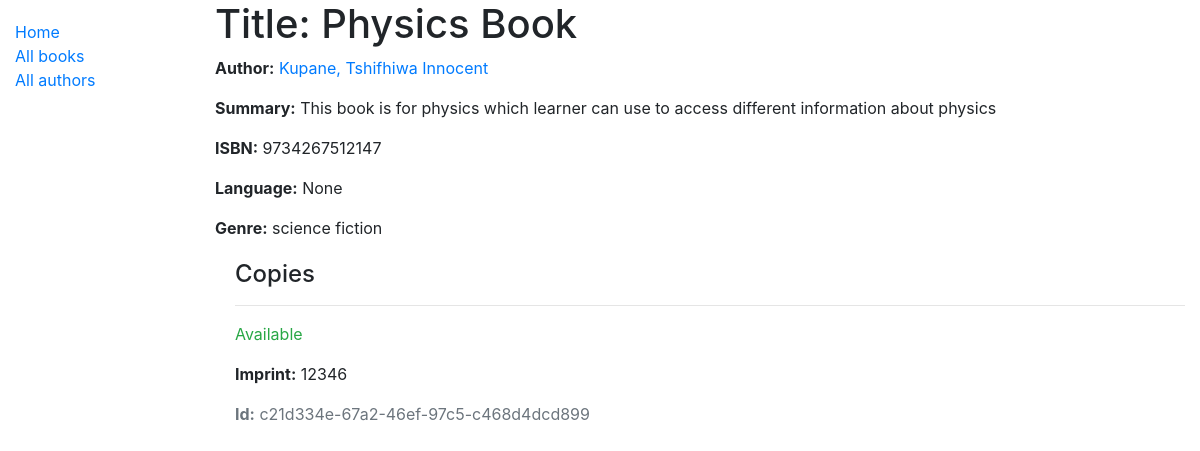
/catalog/book/1, run on the app's committed database.
### catalog/models.py (models this page shows, shortened)
class Book(models.Model):
    title = models.CharField(max_length=200)
    author = models.ForeignKey('Author', on_delete=models.SET_NULL, null=True)
    summary = models.TextField(max_length=1000, help_text="Enter a brief description of the book")
    isbn = models.CharField('ISBN', max_length=13,
                            unique=True,
                            help_text='13 Character <a href="https://www.isbn-international.org/content/what-isbn'
                                      '">ISBN number</a>')
    genre = models.ManyToManyField(Genre, help_text="Select a genre for this book")
    language = models.ForeignKey('Language', on_delete=models.SET_NULL, null=True)
    class Meta:
        ordering = ['title', 'author']
    def display_genre(self):
        """Creates a string for the Genre. This is required to display genre in Admin."""
        return ', '.join([genre.name for genre in self.genre.all()[:3]])
    display_genre.short_description = 'Genre'

class Author(models.Model):
    first_name = models.CharField(max_length=100)
    last_name = models.CharField(max_length=100)
    date_of_birth = models.DateField(null=True, blank=True)
    date_of_death = models.DateField('died', null=True, blank=True)
    class Meta:
        ordering = ['last_name', 'first_name']
    def get_absolute_url(self):
        return reverse('author-detail', args=[str(self.id)])
    def __str__(self):
        return '{0}, {1}'.format(self.last_name, self.first_name)

class Genre(models.Model):
    name = models.CharField(
        max_length=200,
        help_text="Enter a book genre (e.g. Science Fiction, French Poetry etc.)"
        )
    def __str__(self):
        return self.name

class BookInstance(models.Model):
    id = models.UUIDField(primary_key=True, default=uuid.uuid4,
                          help_text="Unique ID for this particular book across whole library")
    book = models.ForeignKey('Book', on_delete=models.RESTRICT, null=True)
    imprint = models.CharField(max_length=200)
    due_back = models.DateField(null=True, blank=True)
    borrower = models.ForeignKey(User, on_delete=models.SET_NULL, null=True, blank=True)
    LOAN_STATUS = (
        ('d', 'Maintenance'),
        ('o', 'On loan'),
        ('a', 'Available'),
        ('r', 'Reserved'),
    )
    status = models.CharField(
        max_length=1,
        choices=LOAN_STATUS,
        blank=True,
        default='d',
        help_text='Book availability')
    class Meta:
        ordering = ['due_back']
        permissions = (("can_mark_returned", "Set book as returned"),)

### catalog/views.py (the view)
# urls.py: path('book/<int:pk>', views.BookDetailView.as_view(), name='book-detail'),
class BookDetailView(generic.DetailView):
    model = Book

### catalog/Templates/catalog/book_detail.html (shortened to what this page needs)
<!DOCTYPE html>
<html lang="en">
<head>
    <link rel="stylesheet" href="https://cdn.jsdelivr.net/npm/bootstrap@4.5.3/dist/css/bootstrap.min.css">
    {% load static %}
    <link rel="stylesheet" href="{% static 'css/styles.css' %}">
</head>
<body>
    <div class="container-fluid">
        <div class="row">
            <div class="col-sm-2">
                {% block sidebar %}
                <ul class="sidebar-nav">
                    <li><a href="{% url 'index' %}">Home</a></li>
                    <li><a href="{% url 'books' %}">All books</a></li>
                    <li><a href="">All authors</a></li>
                </ul>
                {% endblock %}
            </div>
            <div class="col-sm-10 ">
                {% block content %}<h1>Title: {{ book.title }}</h1>
                <p><strong>Author:</strong> <a href="{{ book.author.get_absolute_url }}">{{ book.author }}</a></p>
                <p><strong>Summary:</strong> {{ book.summary }}</p>
                <p><strong>ISBN:</strong> {{ book.isbn }}</p>
                <p><strong>Language:</strong> {{ book.language }}</p>
                <p><strong>Genre:</strong> {{ book.genre.all|join:", " }}</p>
                <div style="margin-left:20px;margin-top:20px">
                    <h4>Copies</h4>
                    {% for copy in book.bookinstance_set.all %}
                    <hr>
                    <p class="{% if copy.status == 'a' %}text-success{% elif copy.status == 'm' %}text-danger{% else %}text-warning{% endif %}">
                        {{ copy.get_status_display }}
                    </p>
                    <p><strong>Imprint:</strong> {{ copy.imprint }}</p>
                    <p class="text-muted"><strong>Id:</strong> {{ copy.id }}</p>
                    {% endfor %}
                </div>{% endblock %}
            </div>
        </div>
    </div>
</body>
</html>

### catalog/static/css/styles.css (style rules this page uses)
.sidebar-nav { margin-top: 20px; padding: 0; list-style: none; }

### data on the page
Book: title "Physics Book", author "Kupane, Tshifhiwa Innocent", summary "This book is for physics which learner can use to access different information about physics", isbn "9734267512147", language "None", genre.all "science fiction"
BookInstance: status "Available", imprint "12346", id "c21d334e-67a2-46ef-97c5-c468d4dcd899"
